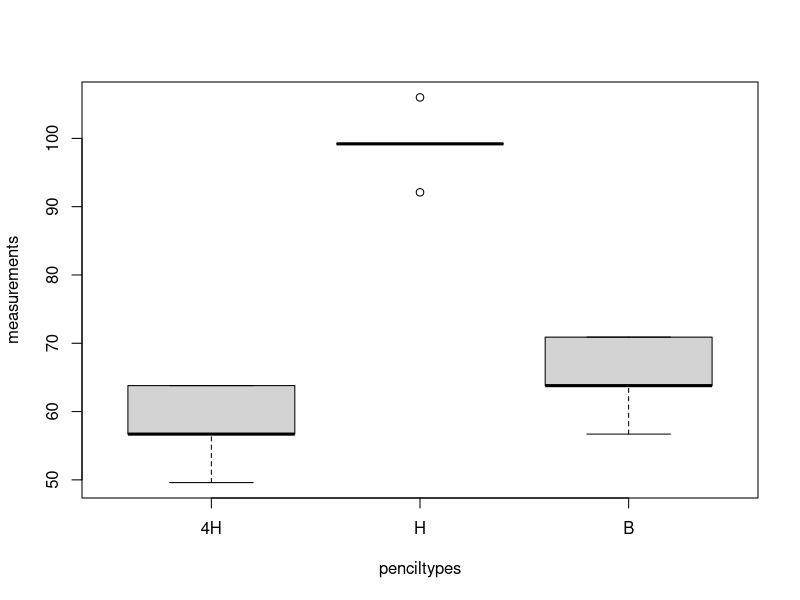
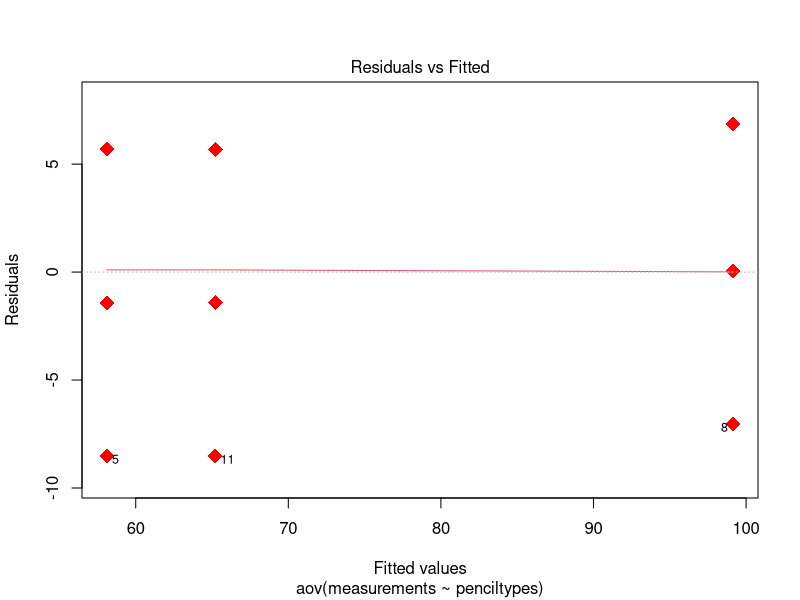
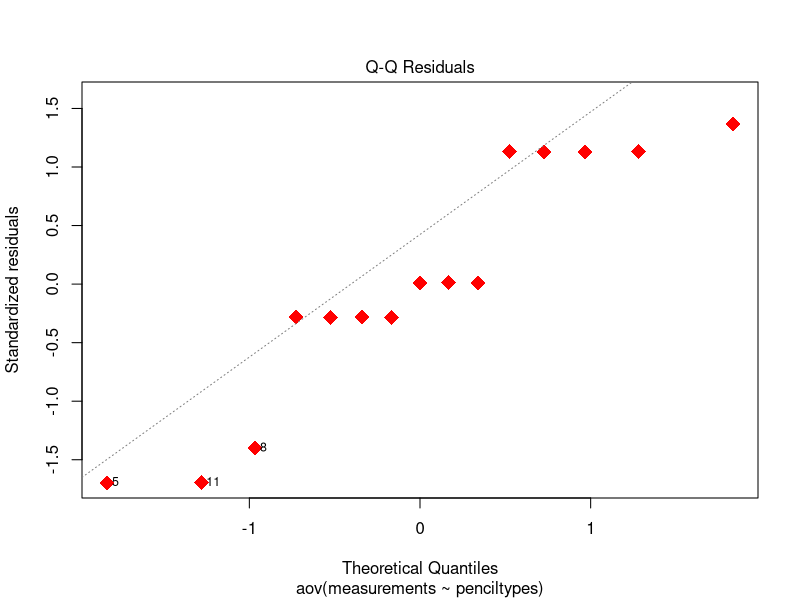
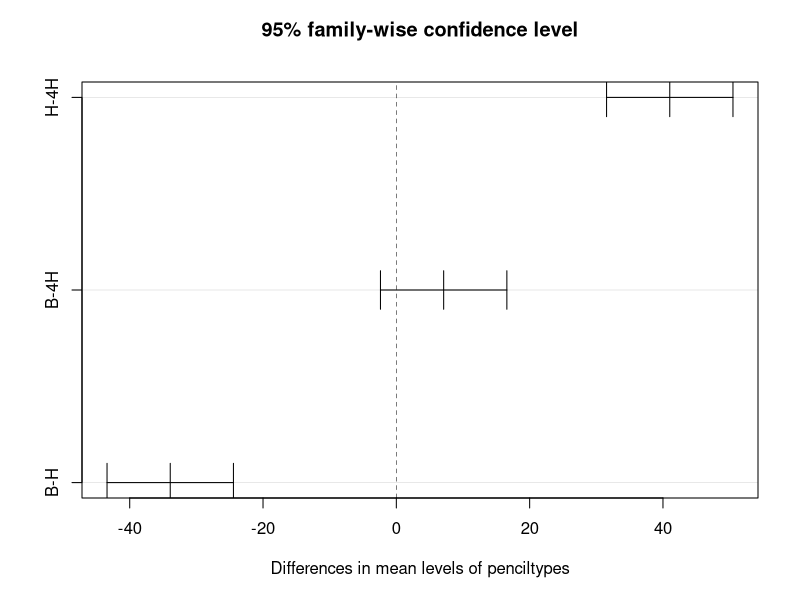

Generate these figures, in order, with R:
## ---- chunk 1
knitr::opts_chunk$set(echo = TRUE)
library(magrittr)
library(knitr)


#Higher Certificate, Paper II, 2007.  Question 3

## ---- chunk 2
thisMatrix <- c("4H lead:" , "56.7 "," 63.8 "," 56.7 "," 63.8 "," 49.6 ","H lead: "," 99.2 "," 99.2 "," 92.1 "," 106.0 ",
"99.2 ","B lead:"," 56.7"," 63.8"," 70.9"," 63.8"," 70.9")
thisMatrix <- matrix(thisMatrix,nrow=3,byrow=T)
thisMatrix %>% kable()
## ---- chunk 3
measurements <- c(56.7 ,63.8 ,56.7 ,63.8 ,49.6 ,
                  99.2 ,99.2 ,92.1 ,106.0 ,99.2 ,
                  56.7 ,63.8 ,70.9 ,63.8, 70.9)

penciltypes <- c( rep("4H",5), rep("H",5), rep("B",5))

class(penciltypes)
## ---- chunk 4

penciltypes <- factor(penciltypes, levels=c("4H","H","B"))

class(penciltypes)
## ---- chunk 5
myDF <- data.frame(measurements,penciltypes)
## ---- chunk 6
boxplot(measurements~ penciltypes, data= myDF)
## ---- chunk 7
aov(measurements~ penciltypes, data= myDF)

# measurements and penciltypes exist as objects, so we dont need to specify the data set
## ---- chunk 8
myAOVmodel <- aov(measurements~ penciltypes, data= myDF)
summary(myAOVmodel)

## ---- chunk 9

plot(myAOVmodel , which=1, pch=18,col="red",cex=2)
## ---- chunk 10

plot(myAOVmodel, which=2, pch=18,col="red",cex=2)
## ---- chunk 11
tukey.test <- TukeyHSD(myAOVmodel)
tukey.test
## ---- chunk 12
plot(tukey.test)
